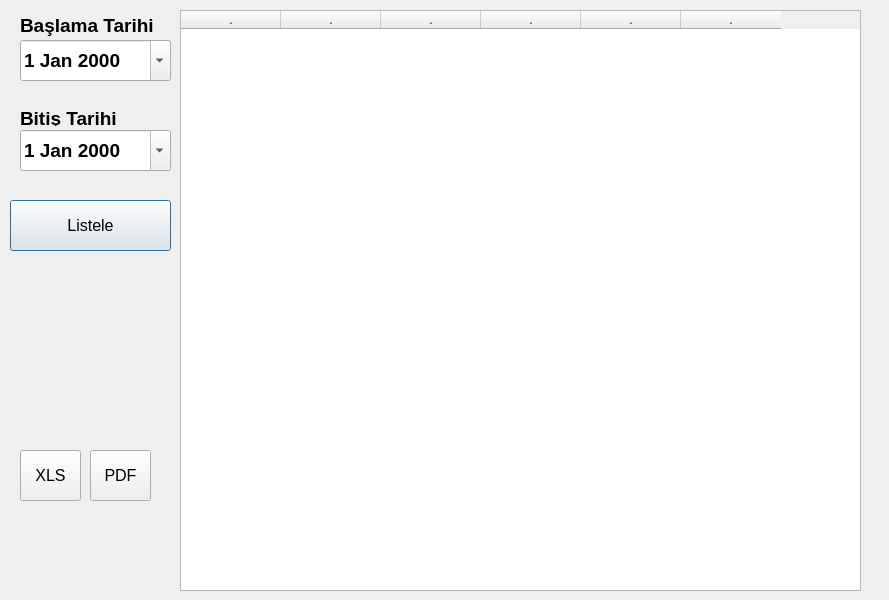
<?xml version="1.0" encoding="UTF-8"?>
<ui version="4.0">
 <class>Dialog6</class>
 <widget class="QDialog" name="Dialog6">
  <property name="geometry">
   <rect>
    <x>0</x>
    <y>0</y>
    <width>889</width>
    <height>600</height>
   </rect>
  </property>
  <property name="windowTitle">
   <string>STOK</string>
  </property>
  <widget class="QDateEdit" name="dateEdit">
   <property name="geometry">
    <rect>
     <x>20</x>
     <y>40</y>
     <width>151</width>
     <height>41</height>
    </rect>
   </property>
   <property name="font">
    <font>
     <pointsize>14</pointsize>
     <weight>75</weight>
     <bold>true</bold>
    </font>
   </property>
   <property name="calendarPopup">
    <bool>true</bool>
   </property>
  </widget>
  <widget class="QDateEdit" name="dateEdit_2">
   <property name="geometry">
    <rect>
     <x>20</x>
     <y>130</y>
     <width>151</width>
     <height>41</height>
    </rect>
   </property>
   <property name="font">
    <font>
     <pointsize>14</pointsize>
     <weight>75</weight>
     <bold>true</bold>
    </font>
   </property>
   <property name="calendarPopup">
    <bool>true</bool>
   </property>
  </widget>
  <widget class="QLabel" name="label">
   <property name="geometry">
    <rect>
     <x>20</x>
     <y>10</y>
     <width>141</width>
     <height>31</height>
    </rect>
   </property>
   <property name="font">
    <font>
     <pointsize>14</pointsize>
     <weight>75</weight>
     <bold>true</bold>
    </font>
   </property>
   <property name="text">
    <string>Başlama Tarihi</string>
   </property>
  </widget>
  <widget class="QLabel" name="label_2">
   <property name="geometry">
    <rect>
     <x>20</x>
     <y>110</y>
     <width>141</width>
     <height>16</height>
    </rect>
   </property>
   <property name="font">
    <font>
     <pointsize>14</pointsize>
     <weight>75</weight>
     <bold>true</bold>
    </font>
   </property>
   <property name="text">
    <string>Bitiş Tarihi</string>
   </property>
  </widget>
  <widget class="QPushButton" name="pushButton">
   <property name="geometry">
    <rect>
     <x>10</x>
     <y>200</y>
     <width>161</width>
     <height>51</height>
    </rect>
   </property>
   <property name="font">
    <font>
     <pointsize>12</pointsize>
    </font>
   </property>
   <property name="text">
    <string>Listele</string>
   </property>
  </widget>
  <widget class="QPushButton" name="pushButton_2">
   <property name="geometry">
    <rect>
     <x>90</x>
     <y>450</y>
     <width>61</width>
     <height>51</height>
    </rect>
   </property>
   <property name="font">
    <font>
     <pointsize>12</pointsize>
    </font>
   </property>
   <property name="text">
    <string>PDF</string>
   </property>
  </widget>
  <widget class="QTableWidget" name="tableWidget">
   <property name="geometry">
    <rect>
     <x>180</x>
     <y>10</y>
     <width>681</width>
     <height>581</height>
    </rect>
   </property>
   <column>
    <property name="text">
     <string>.</string>
    </property>
   </column>
   <column>
    <property name="text">
     <string>.</string>
    </property>
   </column>
   <column>
    <property name="text">
     <string>.</string>
    </property>
   </column>
   <column>
    <property name="text">
     <string>.</string>
    </property>
   </column>
   <column>
    <property name="text">
     <string>.</string>
    </property>
   </column>
   <column>
    <property name="text">
     <string>.</string>
    </property>
   </column>
  </widget>
  <widget class="QPushButton" name="pushButton_3">
   <property name="geometry">
    <rect>
     <x>20</x>
     <y>450</y>
     <width>61</width>
     <height>51</height>
    </rect>
   </property>
   <property name="font">
    <font>
     <pointsize>12</pointsize>
    </font>
   </property>
   <property name="text">
    <string>XLS</string>
   </property>
  </widget>
 </widget>
 <resources/>
 <connections/>
</ui>
